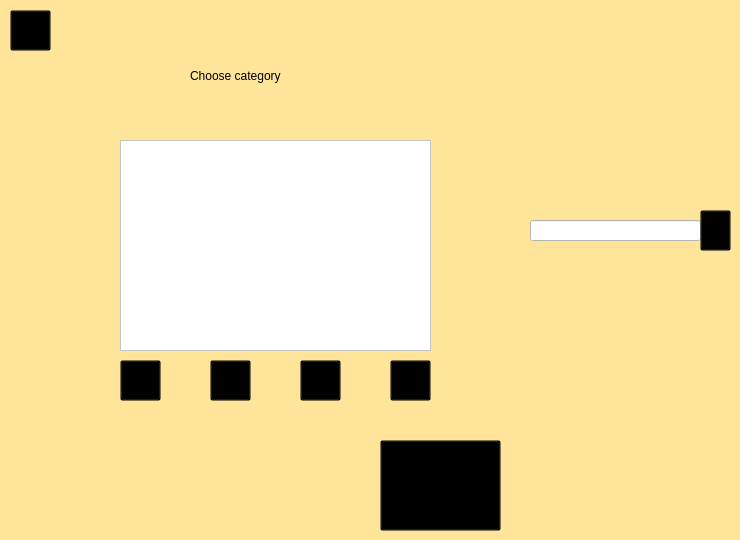
    <widget class="QWidget" name="page_4">
     <property name="styleSheet">
      <string notr="true">background-color: rgb(255, 229, 153);</string>
     </property>
     <widget class="QLabel" name="label_4">
      <property name="geometry">
       <rect>
        <x>190</x>
        <y>30</y>
        <width>501</width>
        <height>91</height>
       </rect>
      </property>
      <property name="styleSheet">
       <string notr="true">background-color: rgb(0, 0, 0, 0%);
font: 48pt &quot;Comic Sans MS&quot;;</string>
      </property>
      <property name="text">
       <string>Choose category</string>
      </property>
     </widget>
     <widget class="QToolButton" name="toolButton_7">
      <property name="geometry">
       <rect>
        <x>380</x>
        <y>440</y>
        <width>121</width>
        <height>91</height>
       </rect>
      </property>
      <property name="styleSheet">
       <string notr="true">background-color: rgb(0, 0, 0, 0%);</string>
      </property>
      <property name="text">
       <string/>
      </property>
      <property name="icon">
       <iconset resource="Image.qrc">
        <normaloff>:/IMG/IMG/icons8-arrow-pointing-left-80.png</normaloff>:/IMG/IMG/icons8-arrow-pointing-left-80.png</iconset>
      </property>
      <property name="iconSize">
       <size>
        <width>1000</width>
        <height>1000</height>
       </size>
      </property>
     </widget>
     <widget class="QToolButton" name="toolButton_9">
      <property name="geometry">
       <rect>
        <x>120</x>
        <y>360</y>
        <width>41</width>
        <height>41</height>
       </rect>
      </property>
      <property name="styleSheet">
       <string notr="true">background-color: rgb(0, 0, 0, 0%);
</string>
      </property>
      <property name="text">
       <string>...</string>
      </property>
      <property name="icon">
       <iconset resource="Image.qrc">
        <normaloff>:/IMG/IMG/icons8-plus-480.png</normaloff>:/IMG/IMG/icons8-plus-480.png</iconset>
      </property>
      <property name="iconSize">
       <size>
        <width>80</width>
        <height>80</height>
       </size>
      </property>
     </widget>
     <widget class="QTableView" name="tabCat">
      <property name="geometry">
       <rect>
        <x>120</x>
        <y>140</y>
        <width>311</width>
        <height>211</height>
       </rect>
      </property>
      <property name="styleSheet">
       <string notr="true">background-color: rgb(255, 255, 255);</string>
      </property>
      <attribute name="horizontalHeaderMinimumSectionSize">
       <number>120</number>
      </attribute>
      <attribute name="horizontalHeaderDefaultSectionSize">
       <number>120</number>
      </attribute>
      <attribute name="horizontalHeaderStretchLastSection">
       <bool>true</bool>
      </attribute>
     </widget>
     <widget class="QToolButton" name="toolButton_15">
      <property name="geometry">
       <rect>
        <x>210</x>
        <y>360</y>
        <width>41</width>
        <height>41</height>
       </rect>
      </property>
      <property name="styleSheet">
       <string notr="true">background-color: rgb(0, 0, 0, 0%);
</string>
      </property>
      <property name="text">
       <string>...</string>
      </property>
      <property name="icon">
       <iconset resource="Image.qrc">
        <normaloff>:/IMG/IMG/icons8-edit-480.png</normaloff>:/IMG/IMG/icons8-edit-480.png</iconset>
      </property>
      <property name="iconSize">
       <size>
        <width>80</width>
        <height>80</height>
       </size>
      </property>
     </widget>
     <widget class="QToolButton" name="toolButton_16">
      <property name="geometry">
       <rect>
        <x>300</x>
        <y>360</y>
        <width>41</width>
        <height>41</height>
       </rect>
      </property>
      <property name="styleSheet">
       <string notr="true">background-color: rgb(0, 0, 0, 0%);
</string>
      </property>
      <property name="text">
       <string>...</string>
      </property>
      <property name="icon">
       <iconset resource="Image.qrc">
        <normaloff>:/IMG/IMG/icons8-trash-208.png</normaloff>:/IMG/IMG/icons8-trash-208.png</iconset>
      </property>
      <property name="iconSize">
       <size>
        <width>40</width>
        <height>40</height>
       </size>
      </property>
     </widget>
     <widget class="QLineEdit" name="lineEdit_toChange">
      <property name="geometry">
       <rect>
        <x>530</x>
        <y>220</y>
        <width>171</width>
        <height>21</height>
       </rect>
      </property>
      <property name="styleSheet">
       <string notr="true">background-color: rgb(255, 255, 255);</string>
      </property>
     </widget>
     <widget class="QToolButton" name="toolButton_21">
      <property name="geometry">
       <rect>
        <x>10</x>
        <y>10</y>
        <width>41</width>
        <height>41</height>
       </rect>
      </property>
      <property name="styleSheet">
       <string notr="true">background-color: rgb(0, 0, 0, 0%);
</string>
      </property>
      <property name="text">
       <string>...</string>
      </property>
      <property name="icon">
       <iconset resource="Image.qrc">
        <normaloff>:/IMG/IMG/icons8-back-52.png</normaloff>:/IMG/IMG/icons8-back-52.png</iconset>
      </property>
      <property name="iconSize">
       <size>
        <width>80</width>
        <height>80</height>
       </size>
      </property>
     </widget>
     <widget class="QToolButton" name="toolButton_51">
      <property name="geometry">
       <rect>
        <x>390</x>
        <y>360</y>
        <width>41</width>
        <height>41</height>
       </rect>
      </property>
      <property name="styleSheet">
       <string notr="true">background-color: rgb(0, 0, 0, 0%);</string>
      </property>
      <property name="text">
       <string>...</string>
      </property>
      <property name="icon">
       <iconset resource="Image.qrc">
        <normaloff>:/IMG/IMG/icons8-filter-and-sort-90.png</normaloff>:/IMG/IMG/icons8-filter-and-sort-90.png</iconset>
      </property>
      <property name="iconSize">
       <size>
        <width>40</width>
        <height>40</height>
       </size>
      </property>
     </widget>
     <widget class="QToolButton" name="toolButton_53">
      <property name="geometry">
       <rect>
        <x>700</x>
        <y>210</y>
        <width>31</width>
        <height>41</height>
       </rect>
      </property>
      <property name="styleSheet">
       <string notr="true">background-color: rgb(0, 0, 0, 0%);
</string>
      </property>
      <property name="text">
       <string>...</string>
      </property>
      <property name="icon">
       <iconset resource="Image.qrc">
        <normaloff>:/IMG/IMG/icons8-search-512.png</normaloff>:/IMG/IMG/icons8-search-512.png</iconset>
      </property>
      <property name="iconSize">
       <size>
        <width>40</width>
        <height>40</height>
       </size>
      </property>
     </widget>
    </widget>
